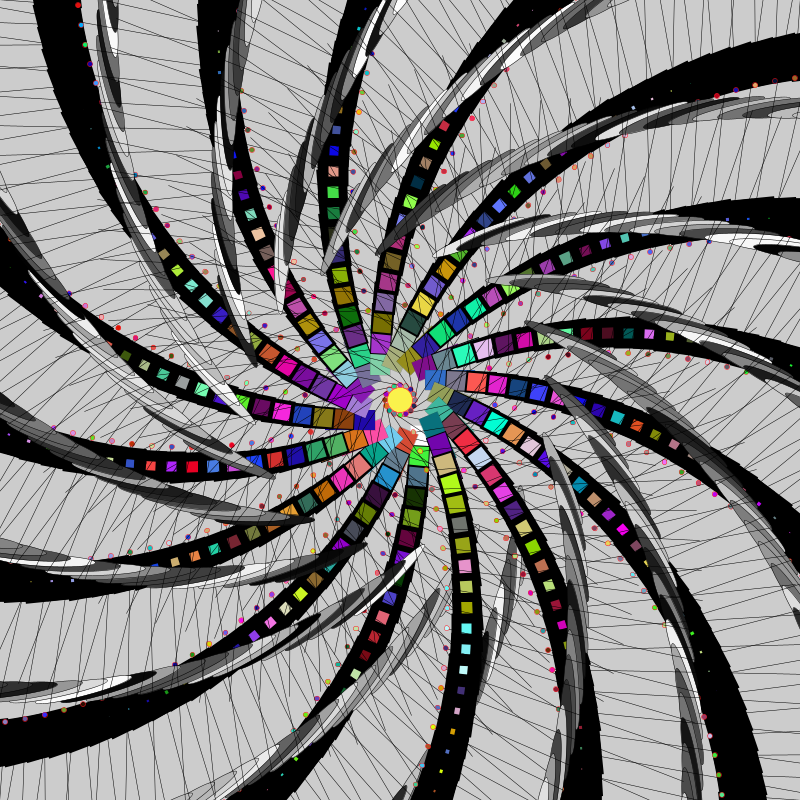
Frame 1 (no input)
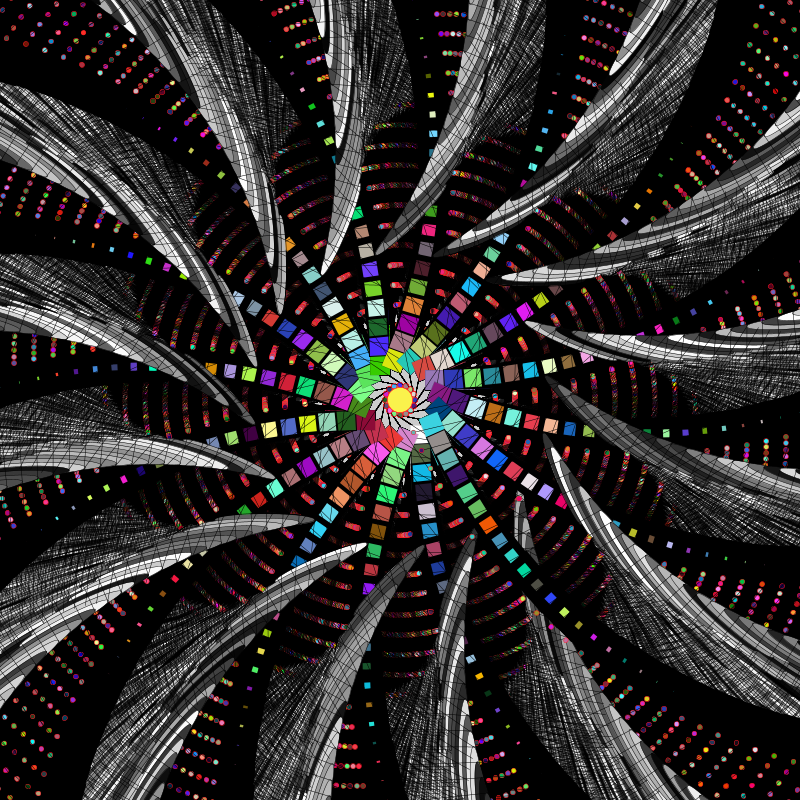
Frame 60 (the mouse pressed at the canvas centre just before this capture)
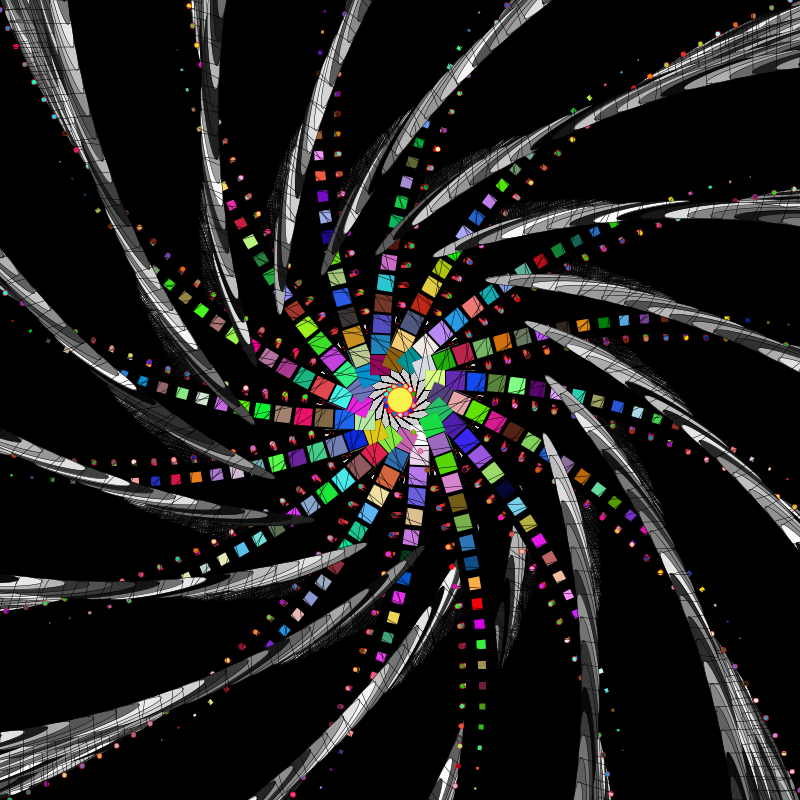
Frame 120 (the mouse held since frame 60 and released just before this capture)

The Processing sketch that drew these frames (run headless with seeded random() and noise(); from frame 60 on, the mouse is pressed at the canvas centre):

// Processing sketch: processing_5988
// ── processing_5988.pde

/* 
Original code: Pablo Camus 2009 "oscilaciones matrix"
Thank you!
 */ 
float inc = .9;//incremento de angulo 
float dim = 30; //diametro de la ellipse central 
boolean isBackGround = false; 
boolean isFade = false; 
int LONGITUD = 60; 
int NUM_TALLOS = 16; 
void setup() { 
  size(800,800); 
 
  smooth(); 
} 
void draw() { 
 
  if ( isBackGround  == true){  
    background(0); 
  } //equivalente a  if ( isBackGround ){ background(255);} 
  if (isFade) hazFade(); 
  inc += 0.05; 
  //float angle = sin(inc) / 10.0 ; 
  float angle = sin(inc) /20.0 ; 
  translate(width/2,height/2); //trasladamos nuestro punto 0,0 de coordenadas a la mitad de la pantalla 
  for (int i = 0; i < NUM_TALLOS; i++) { // UN LOOP! que será esto? repite el bloque entre corchetes tantas veces como se cumpla la condicion de en medio 
    tail(0,dim/2, LONGITUD, angle); // llamamos a la funcion tal con 4 parametros 
    rotate(PI*2/NUM_TALLOS); // rotamos nuestra pantalla PI/4 
  } 
  fill(250,242,76); 
  stroke(255,22,33); 
  ellipse(0,0,25,25);
   fill(255); 
} 
void tail(float x,float y, int units, float angle) { 
  pushMatrix(); 
  translate(x, y); 
   
  for (int i =0 ; i < units; i++) { // loop decreciente,  
    strokeWeight(i); 
    stroke(0); 
    rect(10,10, 20, 50); 
    strokeWeight(0.5); 
    line(0,0,255,50); 
     fill(random(255)); 
  ellipse(120,120,12,100); 
  
  fill(random(255),random(255),random(255)); 
  stroke(255,22,33); 
  ellipse(0,0,5,5);
      
    translate(0, 20); //translate(0, 4); interesante 
    rotate(angle); 
  } 
  
  popMatrix(); 
} 
 
void hazFade(){ 
  isBackGround = false; 
  fill(250,242,76); 
  noStroke(); 
  rect(0,0,width,height); 
} 
 
void keyPressed() { 
  switch(key) { 
  case '+':  
    println("has pulsado la tecla +"); 
    break; 
  case '-':  
    println("has pulsado la tecla -"); 
    break; 
 
  case 'F':  
  case 'f': 
    isFade = !isFade; 
    break; 
  case 's':  
  case 'S':  
    println("salvamos IMAGEN"); 
    save("out/filename-"+frameCount+".png"); 
    break; 
 
  case 'b':  
  case 'B':  
    isBackGround =! isBackGround; 
 
    break; 
  } 
} 
 
